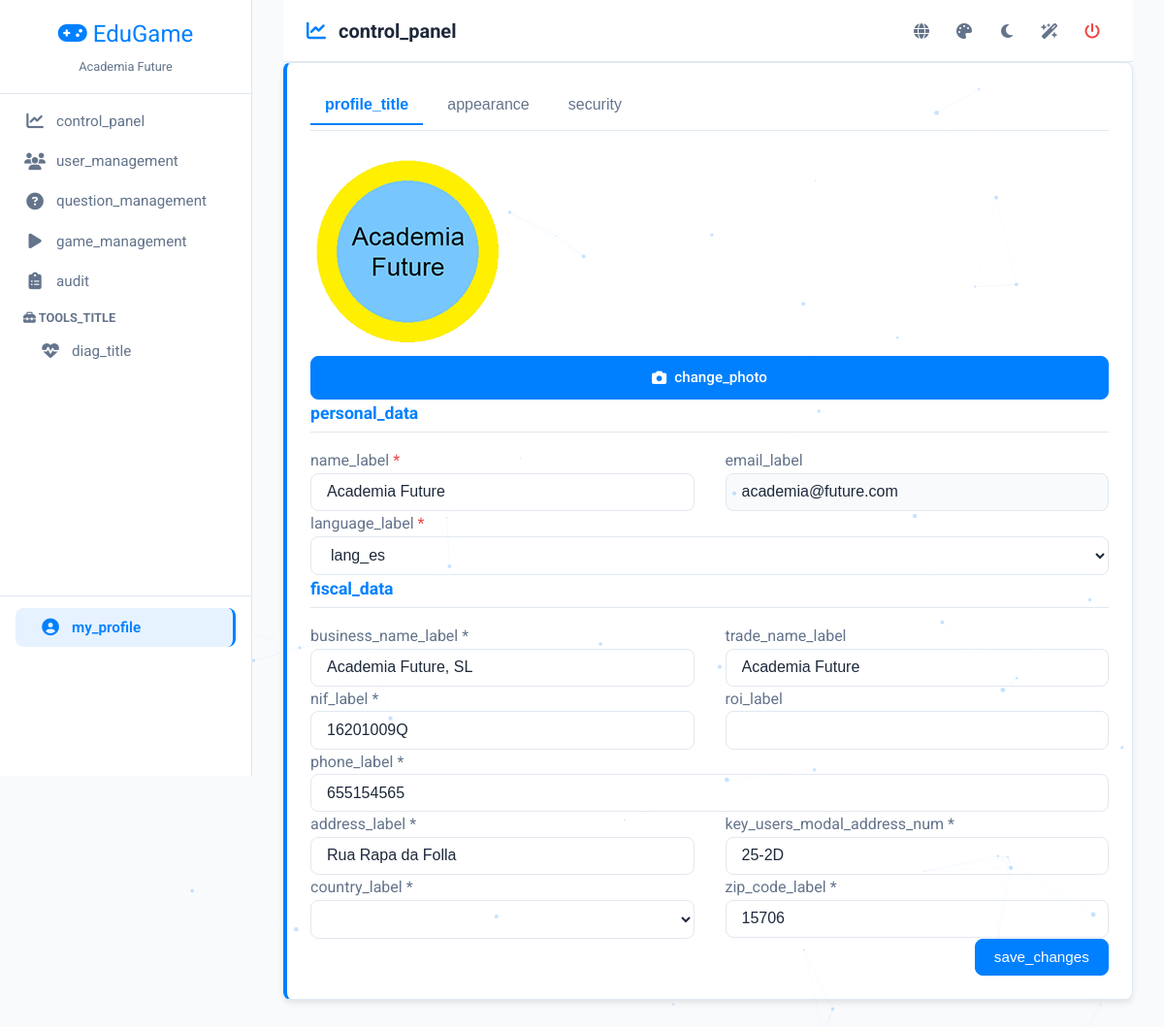
/perfil (signed in), run on the app's committed database.
### tables this page shows
CREATE TABLE `datos_fiscales` (
  `id_datos` int(11) NOT NULL,
  `id_usuario` int(11) NOT NULL,
  `razon_social` varchar(50) DEFAULT NULL,
  `nombre_negocio` varchar(50) DEFAULT NULL,
  `nif` varchar(20) DEFAULT NULL,
  `telefono` varchar(20) DEFAULT NULL,
  `roi` varchar(50) DEFAULT NULL,
  `direccion_numero` text DEFAULT NULL,
  `cp` varchar(10) DEFAULT NULL,
  `id_pais` char(2) DEFAULT NULL,
  `id_provincia` int(10) UNSIGNED DEFAULT NULL,
  `id_ciudad` bigint(20) DEFAULT NULL,
  `direccion` text DEFAULT NULL
);

CREATE TABLE `usuarios` (
  `id_usuario` int(11) NOT NULL,
  `nombre` varchar(50) NOT NULL,
  `correo` varchar(50) NOT NULL,
  `foto_perfil` varchar(255) DEFAULT NULL,
  `contrasena` varchar(255) NOT NULL,
  `id_rol` int(11) NOT NULL,
  `id_plan` int(11) DEFAULT 1,
  `id_padre` int(11) DEFAULT NULL COMMENT 'Para profesores de academia (id_padre = id_academia)',
  `idioma_pref` varchar(5) DEFAULT 'es' COMMENT 'Preferencia de interfaz',
  `activo` tinyint(1) DEFAULT 1 COMMENT '1=Activo, 0=Bloqueado por Superadmin',
  `creado_en` timestamp NULL DEFAULT current_timestamp(),
  `reset_token` varchar(64) DEFAULT NULL,
  `reset_expires` datetime DEFAULT NULL,
  `tema_pref` varchar(10) DEFAULT '210',
  `nick` varchar(50) DEFAULT NULL,
  `avatar_id` int(11) DEFAULT 1,
  `fecha_eliminacion` datetime DEFAULT NULL,
  `config_visual` longtext DEFAULT NULL CHECK (json_valid(`config_visual`)),
  `mostrar_branding` tinyint(1) DEFAULT 1
);

### views/perfil.php (the view, shortened to what this page needs)
<?php
$db = (new Database())->getConnection();
$uid = $_SESSION['user_id'];
$urole = $_SESSION['user_role'];
$sql = "SELECT u.*, df.razon_social, df.nombre_negocio, df.nif, df.roi, df.telefono, df.direccion, df.direccion_numero, df.cp, df.id_pais, df.id_provincia, df.id_ciudad FROM usuarios u LEFT JOIN datos_fiscales df ON u.id_usuario = df.id_usuario WHERE u.id_usuario = ?";
$stmt = $db->prepare($sql);
$stmt->execute([$uid]);
$user = $stmt->fetch(PDO::FETCH_ASSOC) ?: [];
?>
<div class="card">
    <div class="tabs-header">
        <button class="tab-btn active" onclick="openTab('edit-profile', this)"><?php echo __('profile_title'); ?></button>
        <button class="tab-btn" onclick="openTab('appearance', this)"><?php echo __('appearance'); ?></button>
        <button class="tab-btn" onclick="openTab('change-pass', this)"><?php echo __('security'); ?></button>
    </div>
    <div id="edit-profile" class="tab-content active">
        <form id="profileForm" enctype="multipart/form-data">
            <div class="profile-layout">
                <div class="avatar-section">
                    <img id="avatar-preview" class="avatar-img" src="<?php echo !empty($user['foto_perfil']) ? $user['foto_perfil'] . '?t=' . time() : 'assets/img/default-avatar.png'; ?>">
                    <?php if ($urole != 6): ?>
                        <div style="width: 100%;">
                            <label for="avatar_file" class="btn-primary" style="width:100%; cursor:pointer;">
                                <i class="fa-solid fa-camera"></i> <?php echo __('change_photo'); ?>
                            </label>
                        </div>
                    <?php endif; ?>
                </div>
                <div>
                    <h3 class="modal-section-title"><?php echo __('personal_data'); ?></h3>
                    <div class="modal-form-grid">
                        <div class="mb-4">
                            <label class="block text-muted mb-2"><?php echo __('name_label'); ?> <span class="text-danger">*</span></label>
                            <input type="text" name="nombre" class="form-control" value="<?php echo htmlspecialchars($user['nombre'] ?? ''); ?>" <?php echo $urole == 6 ? 'readonly style="background:var(--bg-body); cursor:not-allowed;"' : 'required'; ?>>
                        </div>
                        <div class="mb-4">
                            <label class="block text-muted mb-2"><?php echo __('email_label'); ?></label>
                            <input type="email" class="form-control" value="<?php echo htmlspecialchars($user['correo'] ?? ''); ?>" disabled style="background:var(--bg-body);">
                        </div>
                    </div>
                    <div class="mb-4">
                        <label class="block text-muted mb-2"><?php echo __('language_label'); ?> <span class="text-danger">*</span></label>
                        <select name="idioma_pref" class="form-control" required>
                            <option value="es" <?php echo ($user['idioma_pref'] ?? 'es') == 'es' ? 'selected' : ''; ?>><?php echo __('lang_es'); ?></option>
                        </select>
                    </div>
                    <?php if ($urole != 6): ?>
                        <h3 class="modal-section-title mt-4"><?php echo __('fiscal_data'); ?></h3>
                        <div class="modal-form-grid">
                            <div class="mb-4"><label class="block text-muted mb-2"><?php echo __('business_name_label'); ?> *</label><input type="text" name="razon_social" class="form-control" value="<?php echo htmlspecialchars($user['razon_social'] ?? ''); ?>" required></div>
                            <div class="mb-4"><label class="block text-muted mb-2"><?php echo __('trade_name_label'); ?></label><input type="text" name="nombre_negocio" class="form-control" value="<?php echo htmlspecialchars($user['nombre_negocio'] ?? ''); ?>"></div>
                        </div>
                        <div class="modal-form-grid">
                            <div class="mb-4"><label class="block text-muted mb-2"><?php echo __('nif_label'); ?> *</label><input type="text" name="nif" id="inputNif" class="form-control" value="<?php echo htmlspecialchars($user['nif'] ?? ''); ?>" style="text-transform:uppercase;" onblur="validateNifVisual(this)" required></div>
                            <div class="mb-4"><label class="block text-muted mb-2"><?php echo __('roi_label'); ?></label><input type="text" name="roi" class="form-control" value="<?php echo htmlspecialchars($user['roi'] ?? ''); ?>" style="text-transform:uppercase;"></div>
                        </div>
                        <div class="mb-4"><label class="block text-muted mb-2"><?php echo __('phone_label'); ?> *</label><input type="tel" name="telefono" class="form-control" value="<?php echo htmlspecialchars($user['telefono'] ?? ''); ?>" required></div>
                        <div class="modal-form-grid">
                            <div class="mb-4"><label class="block text-muted mb-2"><?php echo __('address_label'); ?> *</label><input type="text" name="direccion" class="form-control" value="<?php echo htmlspecialchars($user['direccion'] ?? ''); ?>" required></div>
                            <div class="mb-4"><label class="block text-muted mb-2"><?php echo __('key_users_modal_address_num'); ?> *</label><input type="text" name="direccion_numero" class="form-control" value="<?php echo htmlspecialchars($user['direccion_numero'] ?? ''); ?>" required></div>
                        </div>
                        <div class="modal-form-grid">
                            <div class="mb-4"><label class="block text-muted mb-2"><?php echo __('country_label'); ?> *</label><select name="id_pais" id="selectPais" class="form-control" onchange="toggleAddressFields()" required></select></div>
                            <div class="mb-4"><label class="block text-muted mb-2"><?php echo __('zip_code_label'); ?> *</label><input type="text" name="cp" class="form-control" value="<?php echo htmlspecialchars($user['cp'] ?? ''); ?>" required></div>
                        </div>
                        <div class="text-right mt-4"><button type="submit" class="btn-primary"><?php echo __('save_changes'); ?></button></div>
                    <?php else: ?>
                        <div class="text-right mt-4"><button type="submit" class="btn-primary">Guardar Idioma</button></div>
                    <?php endif; ?>
                </div>
            </div>
        </form>
    </div>
</div>

### assets/css/style.css (style rules this page uses)
html, body, div, span, applet, object, iframe, h1, h2, h3, h4, h5, h6, p, blockquote, pre, a, abbr, acronym, address, big, cite, code, del, dfn, em, img, ins, kbd, q, s, samp, small, strike, strong, sub, sup, tt, var, b, u, i, center, dl, dt, dd, ol, ul, li, fieldset, form, label, legend, table, caption, tbody, tfoot, thead, tr, th, td, article, aside, canvas, details, embed, figure, figcaption, footer, header, hgroup, menu, nav, output, ruby, section, summary, time, mark, audio, video { margin: 0; padding: 0; border: 0; font-size: 100%; font: inherit; vertical-align: baseline; }
body { line-height: 1; }
:root { --hue: 210; --sat: 100%; --primary: hsl(var(--hue), var(--sat), 50%); --primary-hover: hsl(var(--hue), var(--sat), 40%); --primary-light: hsl(var(--hue), var(--sat), 95%); --primary-border: hsl(var(--hue), var(--sat), 85%); --primary-focus: hsl(var(--hue), var(--sat), 50%, 0.3); --bg-body: #f8fafc; --bg-surface: #ffffff; --text-main: #1e293b; --text-muted: #64748b; --border-color: #e2e8f0; --radius: 0.5rem; --danger-color: #ef4444; --success-color: #22c55e; --shadow-sm: 0 1px 2px rgba(0,0,0,0.05); --shadow-md: 0 4px 6px -1px rgba(0,0,0,0.1); --shadow-lg: 0 10px 15px -3px rgba(0,0,0,0.1); --header-height: 64px; --sidebar-width: 260px; }
*, *::before, *::after { box-sizing: border-box; }
img, svg, video, canvas, iframe { max-width: 100%; height: auto; }
html { width: 100%; overflow-x: hidden; }
body { margin: 0; padding: 0; font-family: 'Roboto', system-ui, -apple-system, sans-serif; background-color: var(--bg-body); color: var(--text-main); line-height: 1.6; font-size: 16px; width: 100%; min-height: 100vh; overflow-x: hidden; position: relative; }
.card { background-color: var(--bg-surface); border: 1px solid var(--border-color); border-radius: var(--radius); padding: 1.5rem; box-shadow: var(--shadow-md); border-left: 4px solid var(--primary); width: 100%; margin-bottom: 1.5rem; position: relative; max-width: 100%; word-wrap: break-word; }
.btn-primary { background-color: var(--primary); color: white; border: 1px solid var(--primary); padding: 0.6rem 1.2rem; border-radius: var(--radius); font-weight: 500; cursor: pointer; display: inline-flex; align-items: center; justify-content: center; gap: 0.5rem; text-decoration: none; transition: all 0.2s; font-size: 0.95rem; }
.form-control { background-color: var(--bg-surface); border: 1px solid var(--border-color); color: var(--text-main); padding: 0.6rem 1rem; border-radius: var(--radius); width: 100%; font-size: 1rem; transition: border-color 0.2s; max-width: 100%; }
.tabs-header { display: flex; gap: 10px; margin-bottom: 1.5rem; border-bottom: 1px solid var(--border-color); overflow-x: auto; white-space: nowrap; padding-bottom: 5px; width: 100%; }
.tab-btn { padding: 10px 15px; background: none; border: none; border-bottom: 2px solid transparent; color: var(--text-muted); cursor: pointer; font-weight: 500; font-size: 1rem; flex-shrink: 0; }
.tab-btn.active { color: var(--primary); border-bottom-color: var(--primary); font-weight: 700; }
.text-right { text-align: right; }
.text-muted { color: var(--text-muted); }
.text-danger { color: var(--danger-color); }
.modal-form-grid { display: grid; grid-template-columns: 1fr 1fr; gap: 2rem; }
.modal-section-title { color: var(--primary); border-bottom: 1px solid var(--border-color); padding-bottom: 5px; margin-bottom: 1rem; font-size: 1.1rem; font-weight: bold; }
.text-right { white-space: nowrap !important; }

### data on the page
datos_fiscales: id_usuario.foto_perfil (picture), nombre "Academia Future", id_usuario.correo "academia@future.com", razon_social "Academia Future, SL", nombre_negocio "Academia Future", nif "16201009Q", telefono "655154565", direccion "Rua Rapa da Folla", direccion_numero "25-2D", cp "15706"
usuarios: idioma_pref "lang_es"

### other printed values
$_SESSION['user_name'] "Academia Future"
__('control_panel') "control_panel"
__('user_management') "user_management"
__('question_management') "question_management"
__('game_management') "game_management"
__('audit') "audit"
__('tools_title') "TOOLS_TITLE"
__('diag_title') "diag_title"
__('my_profile') "my_profile"
$currentTitle "control_panel"
__('profile_title') "profile_title"
__('appearance') "appearance"
__('security') "security"
__('change_photo') "change_photo"
__('personal_data') "personal_data"
